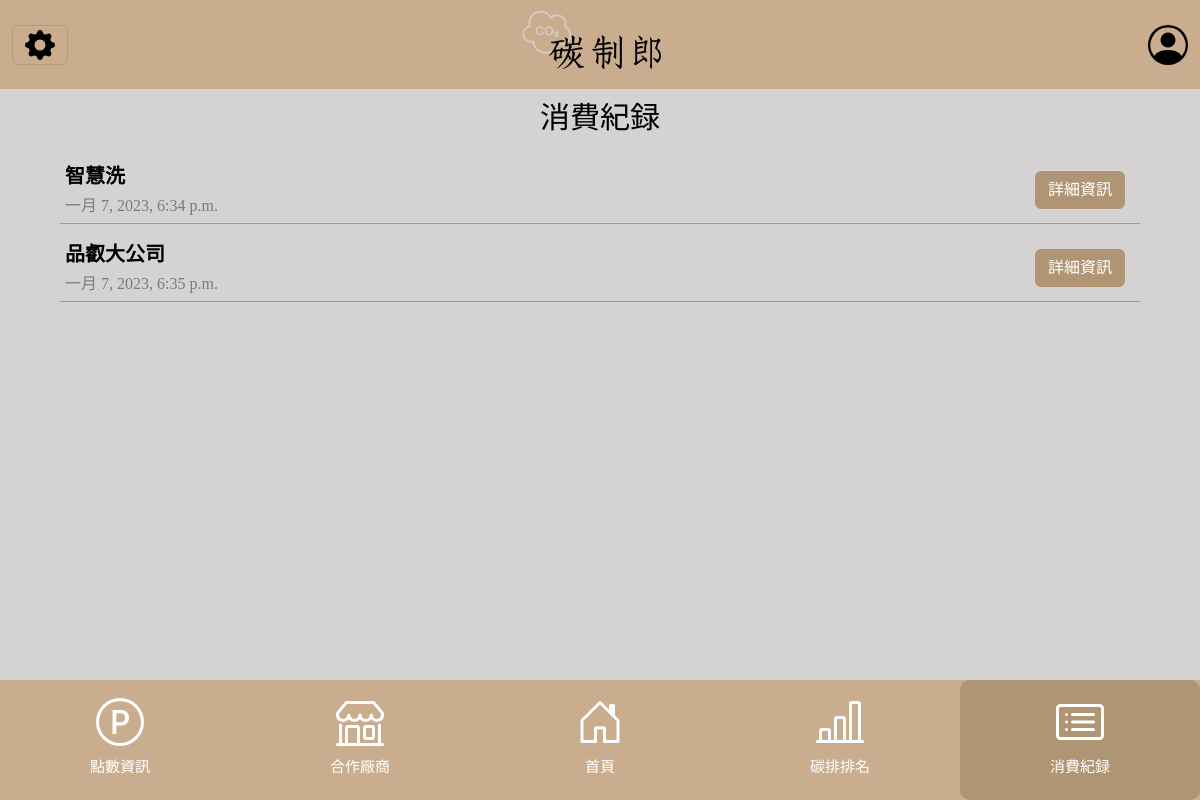
The page /record_view/ (signed in) on the database as committed earlier.
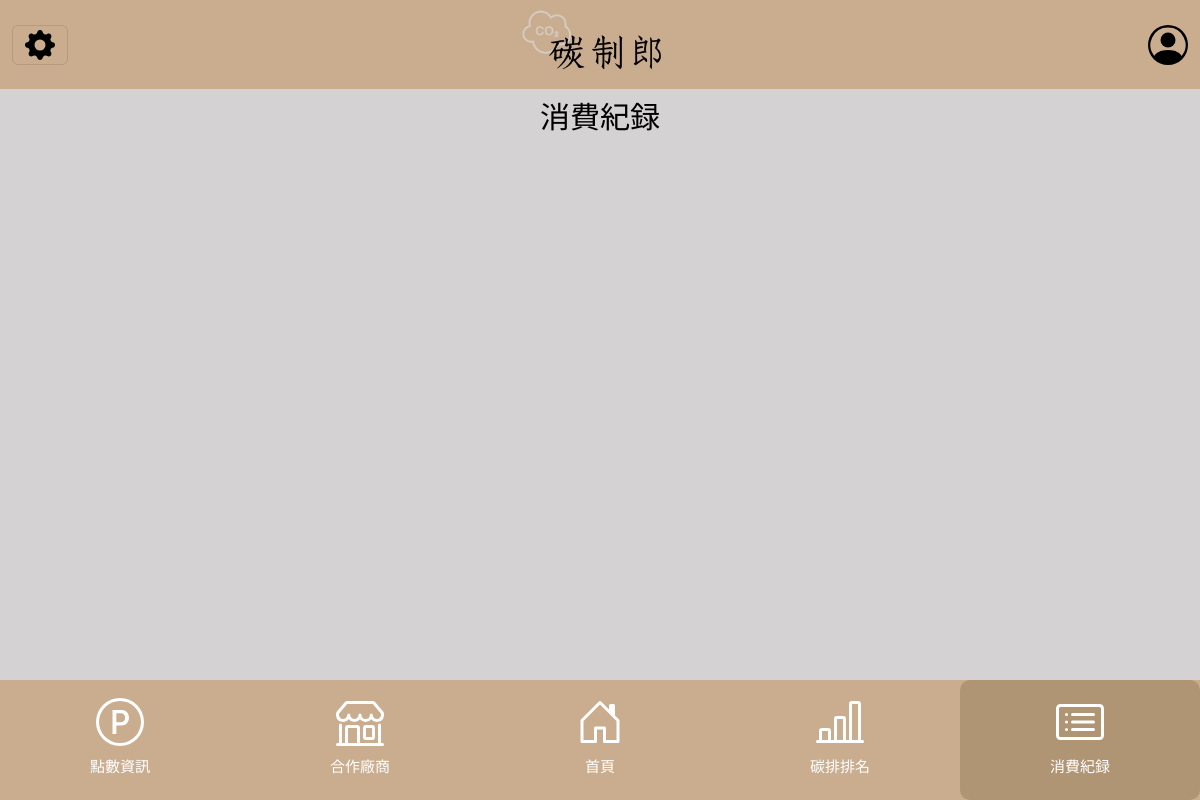
The same page on the database as committed later.
### myapp/models.py (models this page shows)
class order(models.Model):
    OID = models.CharField('訂單編號', max_length=1000, primary_key=True)
    Memsanfan = models.CharField('會員身分證', max_length=100, null=False)
    Serv = models.CharField('服務項目', max_length=100, null=False)
    SCarbon = models.FloatField('碳排量', null=False)
    SPoint = models.IntegerField('消費點數', null=False)
    OCmp = models.CharField('合作廠商', max_length=100, null=False)
    SDATE = models.DateTimeField()  # 交易時間

### myapp/views.py (the view)
# urls.py: path('record_view/', views.record_view),
def record_view(request):
    san = request.session.get('session_id')
    if san != 0 and san is not None:
        items = order.objects.filter(Memsanfan=san)
        return render(request, 'record.html', locals())
    else:
        messages.error(request, '您尚未登入，請先登入')
        return HttpResponseRedirect("/login/")

### templates/record.html (shortened to what this page needs)
<!DOCTYPE html>
<html lang="en">
<head>
    {% load static %}
    <link href="https://cdn.jsdelivr.net/npm/bootstrap@5.2.3/dist/css/bootstrap.min.css" rel="stylesheet"
>
    <link rel="stylesheet" href="../static/css/index.css">
    <link rel="stylesheet" href="../static/css/basic.css">
</head>
<body>
    <nav class="navbar bg-info position-fixed top-0 nav_width" aria-label="Light offcanvas navbar" id="nav_bg"
        style="z-index: 10000;">
        <div class="container-fluid">
            <button class="navbar-toggler" type="button" data-bs-toggle="offcanvas"
                data-bs-target="#offcanvasNavbarLight" aria-controls="offcanvasNavbarLight">
            </button>
            <div>
                <img src="../static/img/logo.jpg" style="width: 172.5px; height: 63px; margin-bottom: 10px;">
            </div>
            <a class="btn_mem" href="/vmember/" role="button">
            </a>
        </div>
    </nav>
    <div class="main_body">
        <div class="tab-pane main_body rec_bg" id="pills-rec" role="tabpanel" aria-labelledby="pills-rec-tab">
            <p id="spendwd">消費紀録</p>
            {% for item in items %}
            <form action="/rede/" method = "POST" style="width:90%; margin:10px auto;">{% csrf_token %}
                <input type = "text" class="v_title" name = 'Cname' value = '{{item.OCmp}}' style="background-color: #d4d2d2;">
                <input class="btn btn-primary" type="submit" value="詳細資訊" id="spendbt">
                <h6 id="spenddate">{{item.SDATE}}</h6>
                <hr class="rec_hr" style="width:100%">
            </form>
            {% endfor %}
        </div>
    </div>
    <nav class="nav position-fixed bottom-0 bg-secondary nav_width" aria-label="Secondary navigation"
        style="background-color: #c9ad8e !important; height: 120px;">
        <a class="nav-link b_nav_w" aria-current="page" href="/point_view/">
            <div>
                <p class="b_nav_t">點數資訊</p>
            </div>
        </a>
        <a class="nav-link b_nav_w" href="/comp_view/">
            <div>
                <p class="b_nav_t">合作廠商</p>
            </div>
        </a>
        <a class="nav-link b_nav_w" href="/index/">
            <div>
                <p class="b_nav_t">首頁</p>
            </div>
        </a>
        <a class="nav-link b_nav_w" href="/rank/">
            <div>
                <p class="b_nav_t">碳排排名</p>
            </div>
        </a>
        <a class="nav-link active b_nav_w" href="/record_view/">
            <div>
                <p class="b_nav_t">消費紀録</p>
            </div>
        </a>
    </nav>
</body>
</html>

Rows that differ between the two databases and show on the page:
no longer on this page (row edited): order: Cname "智慧洗", SDATE "一月 7, 2023, 6:34 p.m."
no longer on this page (row edited): order: Cname "品叡大公司", SDATE "一月 7, 2023, 6:35 p.m."
